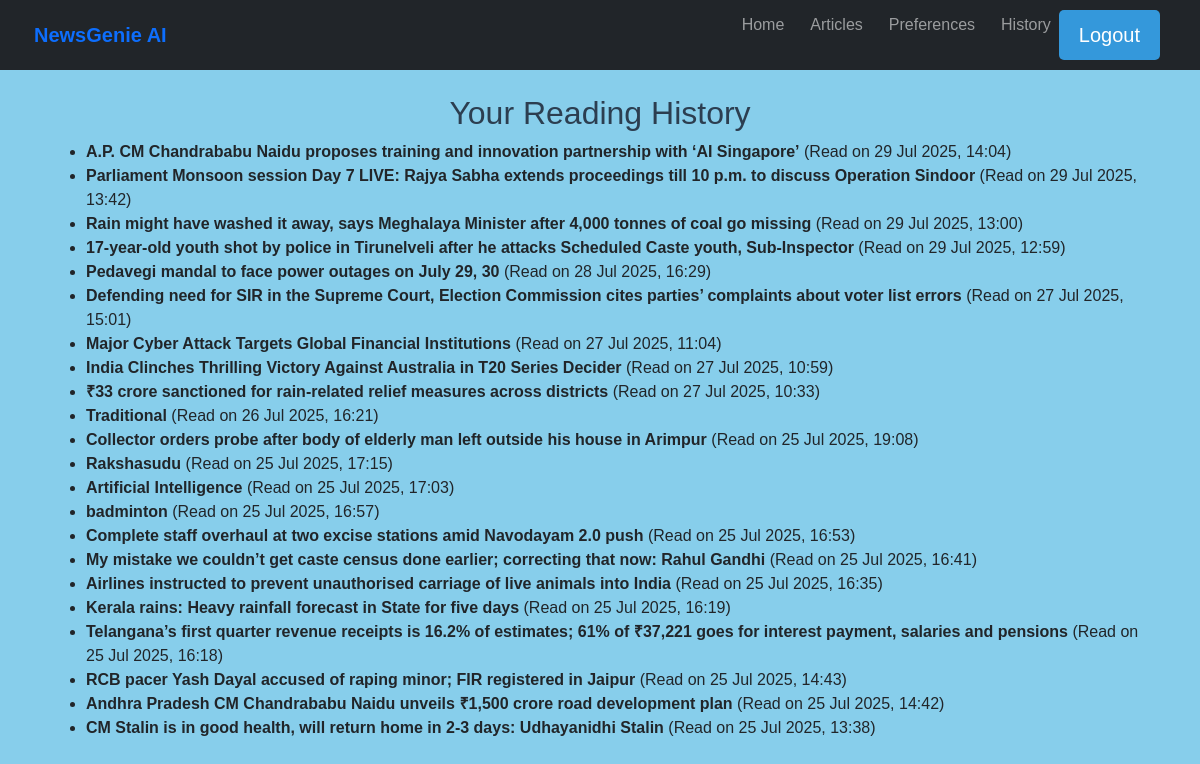
The app's page /articles/history/ (signed in), older data.
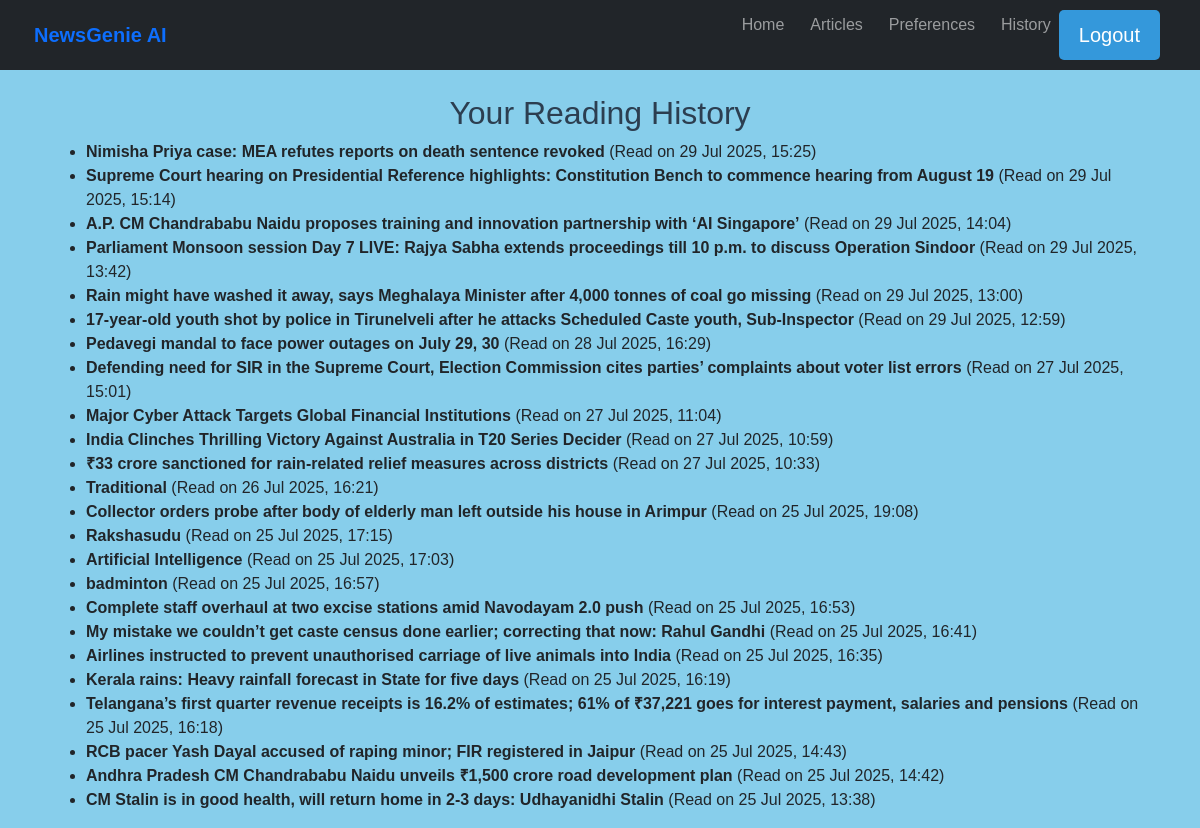
The same page, newer data.
### news/models.py (models this page shows, shortened)
class ReadingHistory(models.Model):
    user = models.ForeignKey(User, on_delete=models.CASCADE)
    article = models.ForeignKey(Article, on_delete=models.CASCADE)
    read_at = models.DateTimeField(auto_now_add=True)
    class Meta:
        unique_together = ('user', 'article')

class Article(models.Model):
    title = models.CharField(max_length=200)
    content = models.TextField()
    summary = models.TextField(blank=True, null=True)
    source_url = models.URLField()
    category = models.ForeignKey(Category, on_delete=models.CASCADE)
    published_date = models.DateTimeField(default=timezone.now)
    link = models.URLField(max_length=500, unique=True, null=True, blank=True)
    publication_date = models.DateTimeField(null=True, blank=True)
    author = models.CharField(max_length=255, default='Unknown')
    source = models.CharField(max_length=100, default='Unknown')
    created_at = models.DateTimeField(auto_now_add=True)
    audio_file = models.FileField(upload_to='audio/', blank=True, null=True)
    approved = models.BooleanField(default=False)
    class Meta:
        ordering = ['-published_date']

### news/views.py (the view)
# urls.py: path('history/', views.reading_history, name='reading_history'),
@login_required
def reading_history(request):
    history = ReadingHistory.objects.filter(
        user=request.user
    ).select_related('article').order_by('-read_at')
    return render(request, 'news/reading_history.html', {'history': history})

### news/templates/news/reading_history.html
{% extends 'base.html' %}
{% block content %}
  <div class="container mt-4">
    <h2>Your Reading History</h2>
    {% if history %}
      <ul>
        {% for entry in history %}
          <li>
            <strong>{{ entry.article.title }}</strong> (Read on {{ entry.read_at|date:"d M Y, H:i" }})
          </li>
        {% endfor %}
      </ul>
    {% else %}
      <p>You haven't read any articles yet.</p>
    {% endif %}
  </div>
{% endblock %}

Row changes from the older to the newer data that the page shows:
added ReadingHistory: article "Nimisha Priya case: MEA refutes reports on death sentence revoked", read_at "29 Jul 2025, 15:25"
added ReadingHistory: article "Supreme Court hearing on Presidential Reference highlights: Constitution Bench to commence hearing from August 19", read_at "29 Jul 2025, 15:14"
